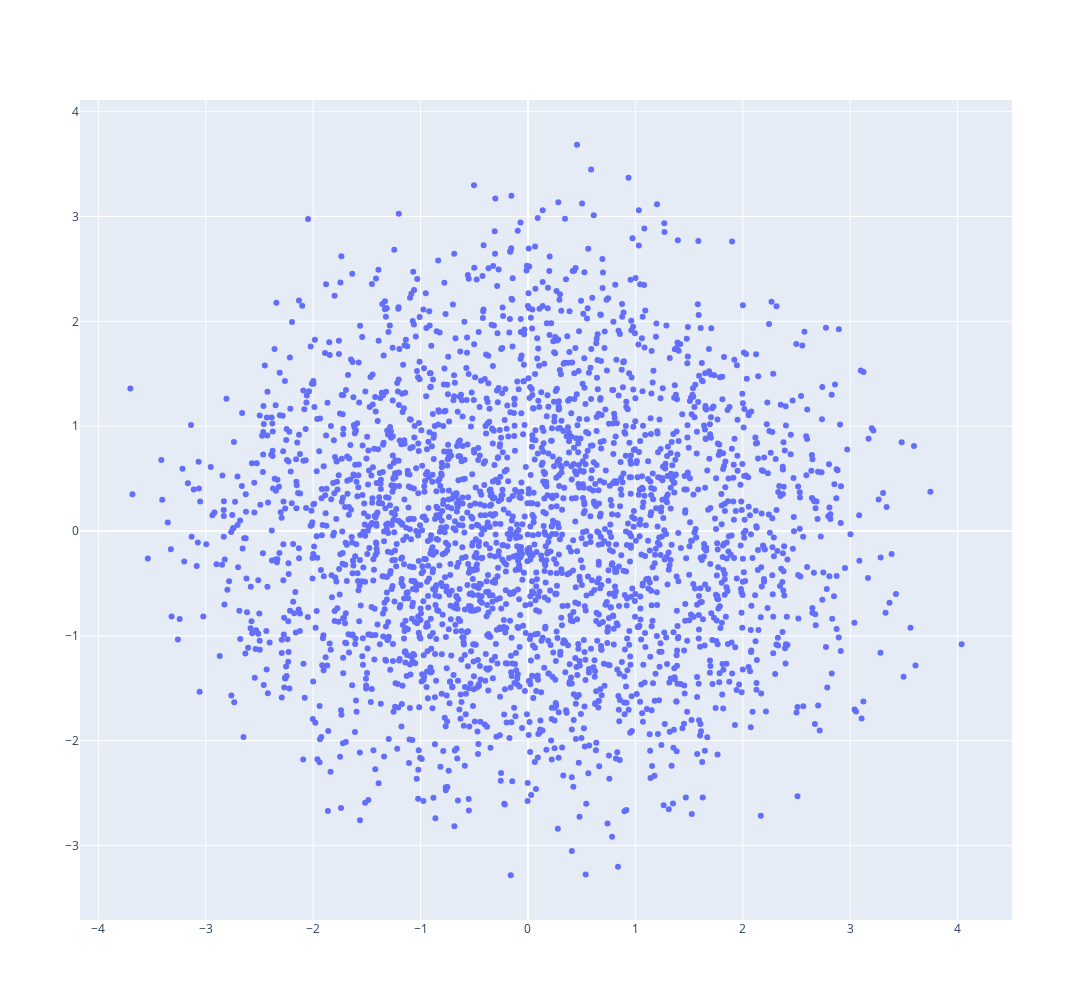

The notebook cell saved with this chart:
### Code cell
fig = go.Figure(data=go.Scatter(x=result_df['x'],
                                y=result_df['y'],
                                mode='markers',
                                text=result_df['word'])) # hover text goes here

fig.update_layout(width=1500 ,height=1000)
fig

### Figure 1 — Plotly figure (JSON) as saved in the notebook; plotly's stock layout.template omitted (floating-point values rounded to 4 significant figures; data arrays with more than 128 entries replaced by an {"elided": "..."} marker saying what was removed)
{"data": [{"mode": "markers", "text": {"elided": "2721 str values"}, "type": "scatter", "x": {"elided": "2721 float values"}, "y": {"elided": "2721 float values"}}], "layout": {"height": 1000, "width": 1500}}
